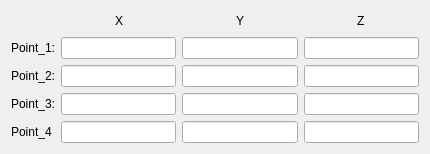
<?xml version="1.0" encoding="UTF-8"?>
<ui version="4.0">
 <class>Form</class>
 <widget class="QWidget" name="Form">
  <property name="geometry">
   <rect>
    <x>0</x>
    <y>0</y>
    <width>430</width>
    <height>149</height>
   </rect>
  </property>
  <property name="windowTitle">
   <string>Form</string>
  </property>
  <layout class="QGridLayout" name="gridLayout_2">
   <item row="1" column="0">
    <layout class="QGridLayout" name="gridLayout">
     <item row="0" column="5">
      <widget class="QLabel" name="label_y2">
       <property name="text">
        <string>Y</string>
       </property>
      </widget>
     </item>
     <item row="0" column="8">
      <widget class="QLabel" name="label_z2">
       <property name="text">
        <string>Z</string>
       </property>
      </widget>
     </item>
     <item row="0" column="1">
      <spacer name="horizontalSpacer">
       <property name="orientation">
        <enum>Qt::Horizontal</enum>
       </property>
       <property name="sizeHint" stdset="0">
        <size>
         <width>40</width>
         <height>20</height>
        </size>
       </property>
      </spacer>
     </item>
     <item row="0" column="6">
      <spacer name="horizontalSpacer_4">
       <property name="orientation">
        <enum>Qt::Horizontal</enum>
       </property>
       <property name="sizeHint" stdset="0">
        <size>
         <width>40</width>
         <height>20</height>
        </size>
       </property>
      </spacer>
     </item>
     <item row="0" column="9">
      <spacer name="horizontalSpacer_5">
       <property name="orientation">
        <enum>Qt::Horizontal</enum>
       </property>
       <property name="sizeHint" stdset="0">
        <size>
         <width>40</width>
         <height>20</height>
        </size>
       </property>
      </spacer>
     </item>
     <item row="4" column="0">
      <widget class="QLabel" name="label_7">
       <property name="text">
        <string>Point_4</string>
       </property>
      </widget>
     </item>
     <item row="1" column="0">
      <widget class="QLabel" name="label_4">
       <property name="text">
        <string>Point_1:</string>
       </property>
      </widget>
     </item>
     <item row="2" column="1" colspan="3">
      <widget class="QLineEdit" name="lineEdit_point2x"/>
     </item>
     <item row="0" column="2">
      <widget class="QLabel" name="label_x2">
       <property name="text">
        <string>X</string>
       </property>
      </widget>
     </item>
     <item row="0" column="4">
      <spacer name="horizontalSpacer_3">
       <property name="orientation">
        <enum>Qt::Horizontal</enum>
       </property>
       <property name="sizeHint" stdset="0">
        <size>
         <width>40</width>
         <height>20</height>
        </size>
       </property>
      </spacer>
     </item>
     <item row="2" column="4" colspan="3">
      <widget class="QLineEdit" name="lineEdit_point2y"/>
     </item>
     <item row="2" column="7" colspan="3">
      <widget class="QLineEdit" name="lineEdit_point2z"/>
     </item>
     <item row="1" column="1" colspan="3">
      <widget class="QLineEdit" name="lineEdit_point1x"/>
     </item>
     <item row="1" column="7" colspan="3">
      <widget class="QLineEdit" name="lineEdit_point1z"/>
     </item>
     <item row="1" column="4" colspan="3">
      <widget class="QLineEdit" name="lineEdit_point1y"/>
     </item>
     <item row="0" column="7">
      <spacer name="horizontalSpacer_6">
       <property name="orientation">
        <enum>Qt::Horizontal</enum>
       </property>
       <property name="sizeHint" stdset="0">
        <size>
         <width>40</width>
         <height>20</height>
        </size>
       </property>
      </spacer>
     </item>
     <item row="0" column="3">
      <spacer name="horizontalSpacer_2">
       <property name="orientation">
        <enum>Qt::Horizontal</enum>
       </property>
       <property name="sizeHint" stdset="0">
        <size>
         <width>40</width>
         <height>20</height>
        </size>
       </property>
      </spacer>
     </item>
     <item row="3" column="0">
      <widget class="QLabel" name="label_6">
       <property name="text">
        <string>Point_3:</string>
       </property>
      </widget>
     </item>
     <item row="2" column="0">
      <widget class="QLabel" name="label_5">
       <property name="text">
        <string>Point_2:</string>
       </property>
      </widget>
     </item>
     <item row="4" column="4" colspan="3">
      <widget class="QLineEdit" name="lineEdit_point4y"/>
     </item>
     <item row="4" column="7" colspan="3">
      <widget class="QLineEdit" name="lineEdit_point4z"/>
     </item>
     <item row="3" column="1" colspan="3">
      <widget class="QLineEdit" name="lineEdit_point3x"/>
     </item>
     <item row="3" column="7" colspan="3">
      <widget class="QLineEdit" name="lineEdit_point3z"/>
     </item>
     <item row="3" column="4" colspan="3">
      <widget class="QLineEdit" name="lineEdit_point3y"/>
     </item>
     <item row="4" column="1" colspan="3">
      <widget class="QLineEdit" name="lineEdit_point4x"/>
     </item>
    </layout>
   </item>
  </layout>
 </widget>
 <tabstops>
  <tabstop>lineEdit_point1x</tabstop>
  <tabstop>lineEdit_point1y</tabstop>
  <tabstop>lineEdit_point1z</tabstop>
  <tabstop>lineEdit_point2x</tabstop>
  <tabstop>lineEdit_point2y</tabstop>
  <tabstop>lineEdit_point2z</tabstop>
  <tabstop>lineEdit_point3x</tabstop>
  <tabstop>lineEdit_point3y</tabstop>
  <tabstop>lineEdit_point3z</tabstop>
  <tabstop>lineEdit_point4x</tabstop>
  <tabstop>lineEdit_point4y</tabstop>
  <tabstop>lineEdit_point4z</tabstop>
 </tabstops>
 <resources/>
 <connections/>
</ui>
